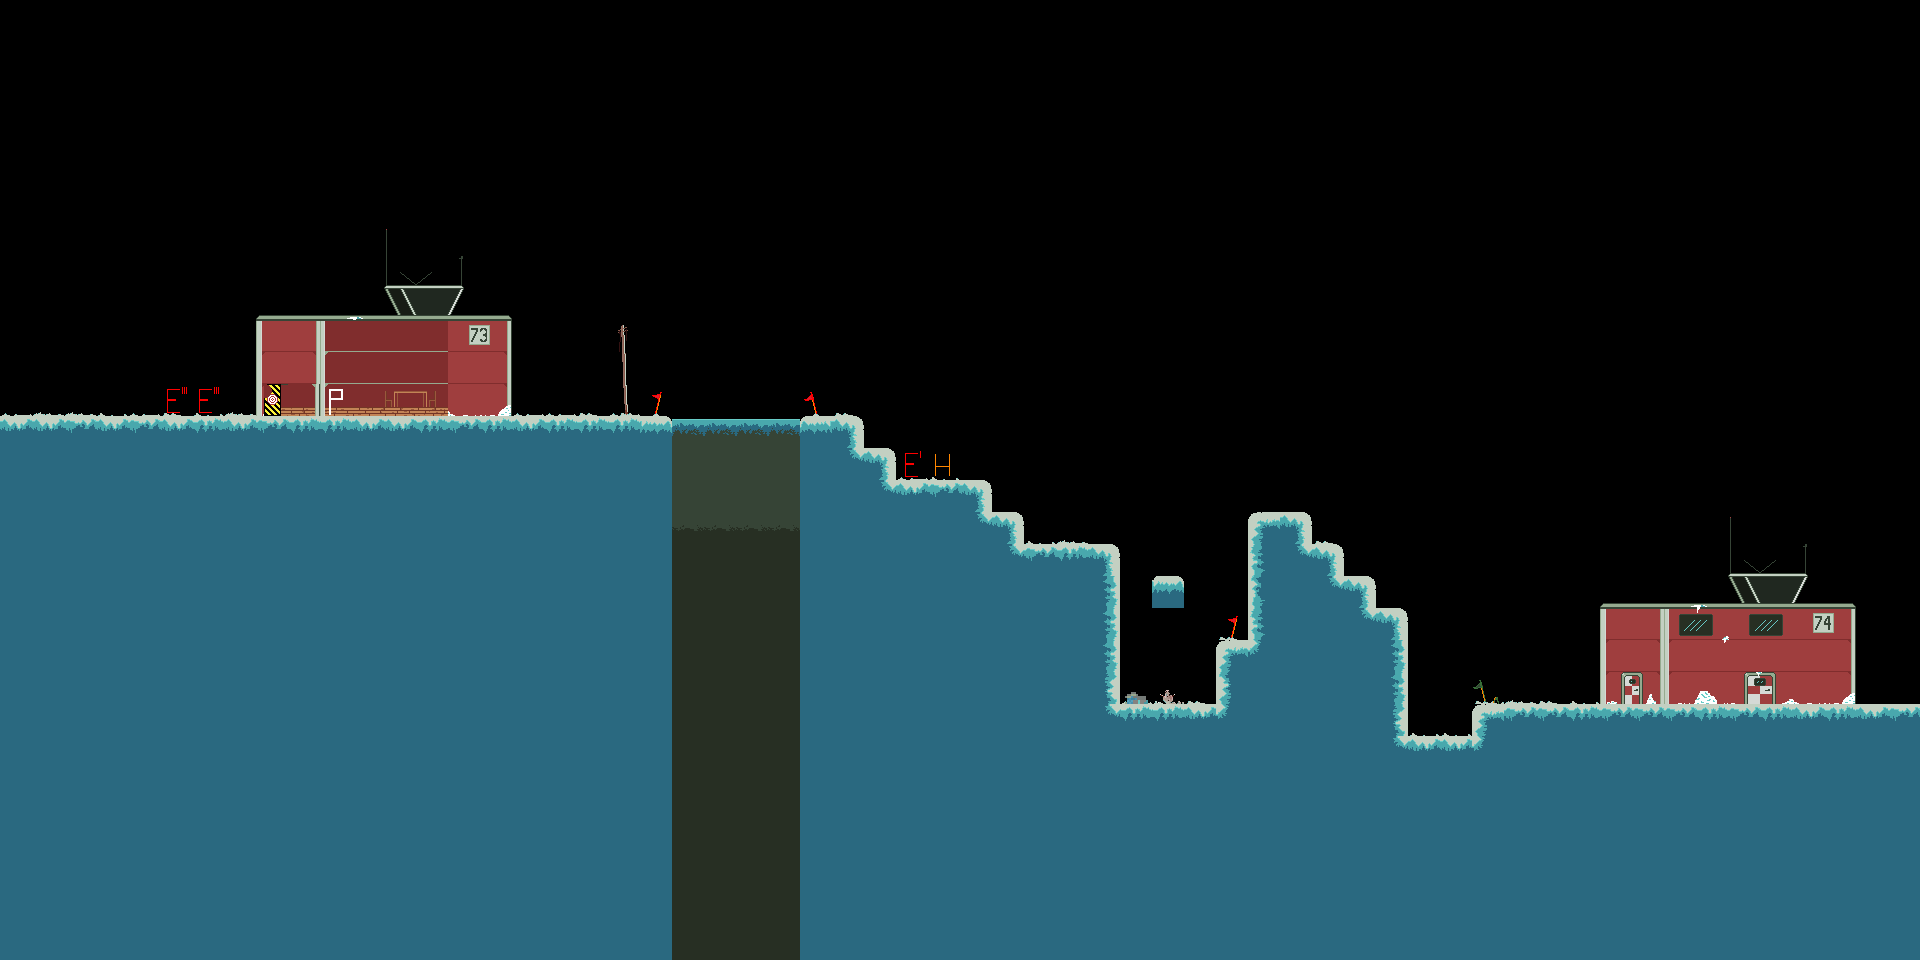

Tiled map render using the project's own tile images. Description and the map definition, with tile-layer contents summarised, below:
An orthogonal 60x30 tile map with 32x32 px tiles, 6 tile layers (Background, Foreground, Player, EnemySpawn, ...) and 24 objects.

<map version="1.9" tiledversion="1.9.2" orientation="orthogonal" renderorder="right-down" compressionlevel="0" width="60" height="30" tilewidth="32" tileheight="32" infinite="0" nextlayerid="13" nextobjectid="150">
 <tileset firstgid="1" name="spritesheet" tilewidth="32" tileheight="32" tilecount="256" columns="16">
  <image source="../../spritesheet/spritesheet.png" width="512" height="512" />
  <tile id="2">
   <properties>
    <property name="stance" type="int" value="2" />
   </properties>
  </tile>
  <tile id="38">
   <properties>
    <property name="stance" type="int" value="0" />
   </properties>
  </tile>
  <tile id="39">
   <properties>
    <property name="stance" type="int" value="1" />
   </properties>
  </tile>
 </tileset>
 <layer id="1" name="Background" width="60" height="30">
  <data>[1800 cells, 37 non-empty, 7 distinct tile ids]</data>
 </layer>
 <layer id="9" name="Foreground" width="60" height="30">
  <data>[1800 cells, 901 non-empty, 82 distinct tile ids]</data>
 </layer>
 <objectgroup id="12" name="Chasm">
  <object id="117" x="672" y="448" width="128" height="512" />
  <object id="125" x="672" y="448" width="128" height="512" />
 </objectgroup>
 <layer id="3" name="Player" width="60" height="30">
  <data>[1800 cells, 1 non-empty, 1 distinct tile ids]</data>
 </layer>
 <layer id="5" name="EnemySpawn" width="60" height="30">
  <data>[1800 cells, 3 non-empty, 2 distinct tile ids]</data>
 </layer>
 <objectgroup id="6" name="Inside">
  <object id="120" x="1600" y="608" width="256" height="96" />
  <object id="121" x="320" y="320" width="192" height="96" />
 </objectgroup>
 <layer id="7" name="Heatsource" width="60" height="30">
  <data>[1800 cells, 1 non-empty, 1 distinct tile ids]</data>
 </layer>
 <objectgroup id="11" name="Player Only Platforms">
  <object id="122" x="256" y="256" width="64" height="160" />
 </objectgroup>
 <layer id="10" name="Breakable" width="60" height="30">
  <data>[1800 cells, 1 non-empty, 1 distinct tile ids]</data>
 </layer>
 <objectgroup id="2" name="Platforms">
  <object id="123" x="0" y="416" width="672" height="544" />
  <object id="127" x="800" y="416" width="64" height="544" />
  <object id="128" x="864" y="768" width="1056" height="192" />
  <object id="129" x="864" y="544" width="256" height="224" />
  <object id="131" x="1120" y="704" width="288" height="64" />
  <object id="133" x="1472" y="704" width="448" height="64" />
  <object id="134" x="1408" y="736" width="64" height="32" />
  <object id="135" x="1152" y="576" width="32" height="32" />
  <object id="136" x="1248" y="512" width="64" height="192" />
  <object id="137" x="1312" y="544" width="32" height="160" />
  <object id="138" x="1344" y="576" width="32" height="128" />
  <object id="139" x="1376" y="608" width="32" height="96" />
  <object id="140" x="864" y="480" width="128" height="32" />
  <object id="141" x="864" y="512" width="160" height="32" />
  <object id="142" x="864" y="448" width="32" height="32" />
  <object id="144" x="1216" y="640" width="32" height="64" />
  <object id="146" x="672" y="736" width="128" height="224" />
  <object id="149" x="320" y="256" width="128" height="64" />
 </objectgroup>
 <objectgroup id="4" name="Checkpoint">
  <object id="119" x="1536" y="448" width="64" height="256" />
 </objectgroup>
</map>
